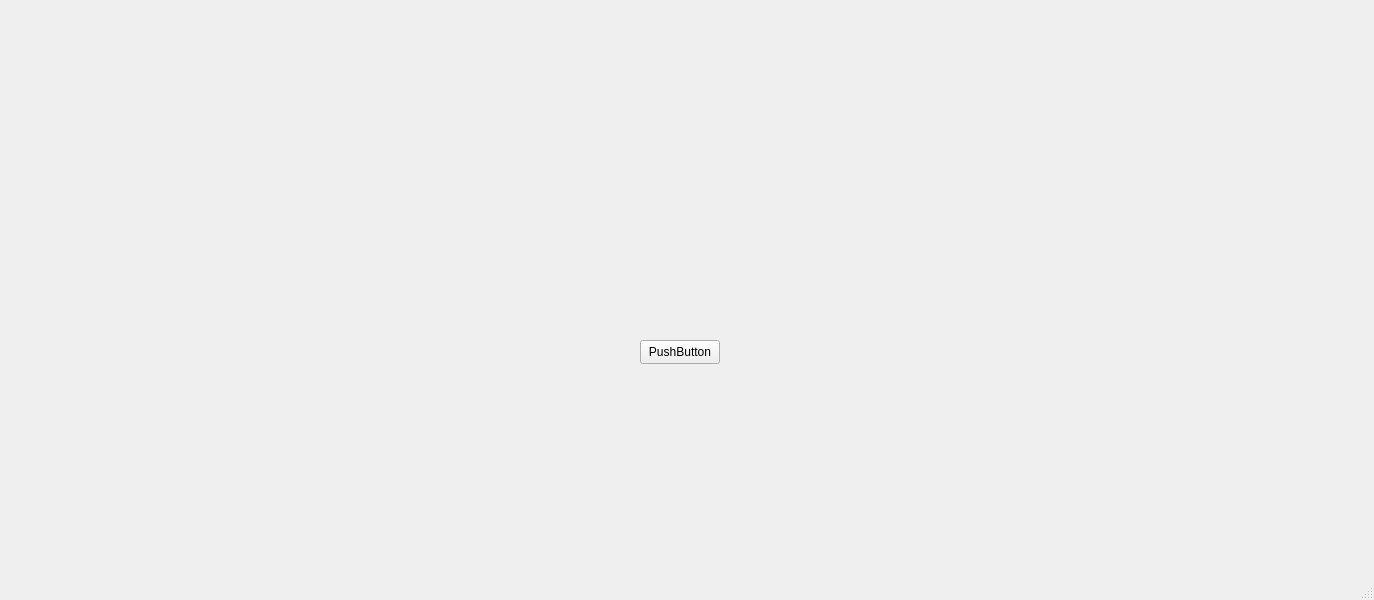
<?xml version="1.0" encoding="UTF-8"?>
<ui version="4.0">
 <class>MainWindow</class>
 <widget class="QMainWindow" name="MainWindow">
  <property name="geometry">
   <rect>
    <x>0</x>
    <y>0</y>
    <width>1374</width>
    <height>600</height>
   </rect>
  </property>
  <property name="windowTitle">
   <string>MainWindow</string>
  </property>
  <widget class="QWidget" name="centralwidget">
   <widget class="QPushButton" name="startButton">
    <property name="geometry">
     <rect>
      <x>640</x>
      <y>340</y>
      <width>80</width>
      <height>24</height>
     </rect>
    </property>
    <property name="text">
     <string>PushButton</string>
    </property>
   </widget>
  </widget>
  <widget class="QMenuBar" name="menubar">
   <property name="geometry">
    <rect>
     <x>0</x>
     <y>0</y>
     <width>1374</width>
     <height>21</height>
    </rect>
   </property>
  </widget>
  <widget class="QStatusBar" name="statusbar"/>
 </widget>
 <resources/>
 <connections/>
</ui>
